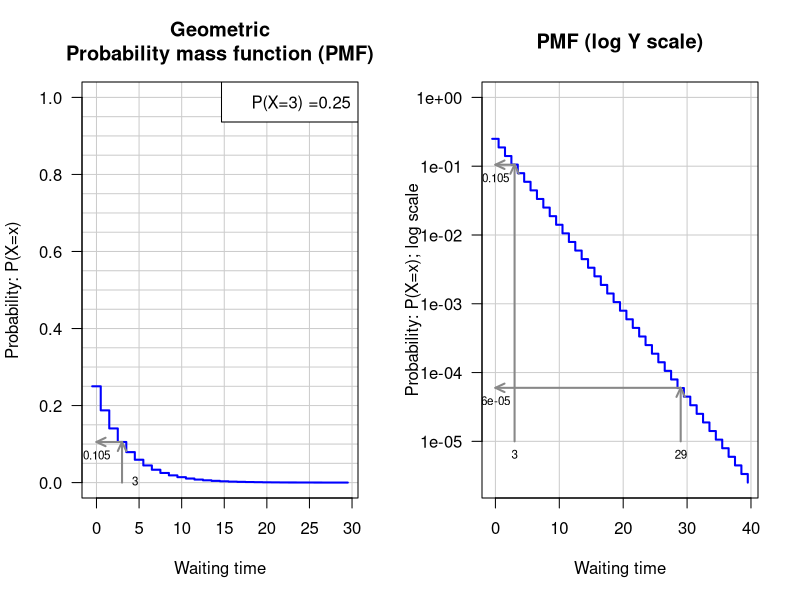
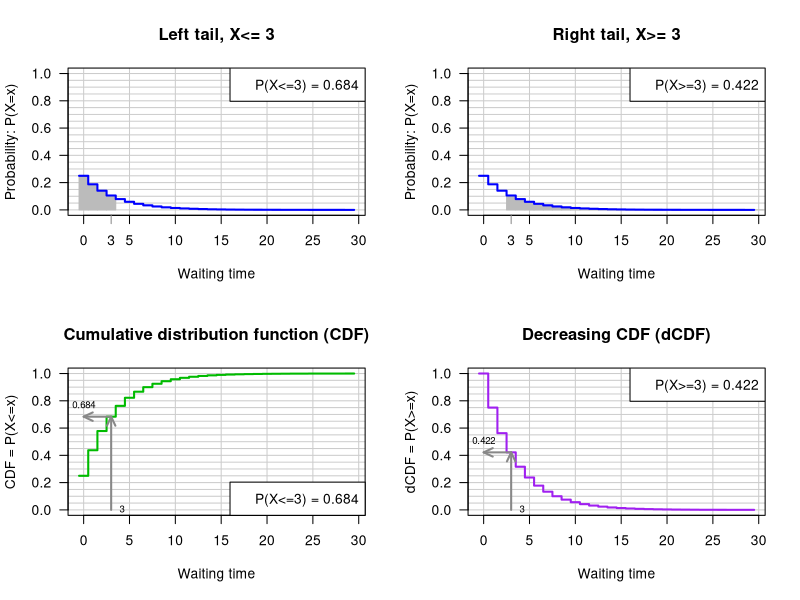

Generate these figures, in order, with R:
## ---- chunk 1
library(knitr)

options(width=300)
knitr::opts_chunk$set(
  fig.width = 7, fig.height = 5, 
  fig.path='figures',
  fig.align = "center", 
  size = "tiny", 
  echo = TRUE, eval=TRUE, 
  warning = FALSE, message = FALSE, 
  results = TRUE, comment = "")
# knitr::asis_output("\\footnotesize")

dir.main <- "~/stat1"
dir.slides <- file.path(dir.main, "slides")
setwd(dir.slides)
## ---- chunk 2
################################################################
##
## Illustrations of the geometric distribution
##
## Running this script requires to first run the script config.R
##    source('http://pedagogix-tagc.univ-mrs.fr/courses/stat
##
## Single-command execution:
##   source(file.path(dir.R.files, 'geometric.R'))

# x11(width = 12, height = 15)

## Parameters
p <- 0.25      # Probability of success
n <- 30        # Waiting time (time of the first success)
x <- 0:n       # X values to be plotted

test.x <- 3    #  A particular X value where an arraw will be plotted


## Color specification (I cannot use colors for the book, but well for slides)
color.status <- "full"
if (color.status == "full") {
  plot.colors <- c('density'='blue',
              'CDF'='#00BB00',
              'dCDF'='purple'
              )
} else {
  plot.colors <- c('density'='black',
                   'CDF'='black',
                   'dCDF'='black'
  )
}

# ## Drawing parameters
par.ori <- par(no.readonly = TRUE)
par(mfrow=c(1,2))
# par(font.lab=2)
# par(font.axis=2)
# par(font.main=2)
# par(cex=1.2)
# par(cex.main=1.2)
# par(cex.axis=1.2)
# par(cex.lab=1.2)
# par(mar=c(5.5,5.5,4.1,0.5))
# par(mgp=c(4,1,0))
par(las=1)
grid.color <- '#CCCCCC'

## grid sizes
x.grid <- 0:6*5
y.grid <- 0:20*0.05

## ##############################################################
## Waiting time before the first success in a Bernouli schema

################################################################
## Plot the probability mass function
plot(x - 0.5,
     dgeom(x,p),
     ylim=c(0,1),
     main="Geometric\nProbability mass function (PMF)",
     xlab='Waiting time',
     ylab='Probability: P(X=x)',
     panel.first=c(abline(v=x.grid,col=grid.color),
       abline(h=y.grid,col=grid.color)),
     col=plot.colors['density'],
     lwd=2, las=1,
     type='s'
     )
legend("topright", bty = "o", bg="white", 
       legend=paste(sep="", 'P(X=',test.x,') =', format(p)))

## Draw arrows to illustrate the relationship between density curve and probability
test.p <- dgeom(test.x,p)
arrows(test.x, 0,test.x,test.p,col='#888888',length=0.1,angle=25,code=2,lwd=2)
arrows(test.x, test.p,0,test.p,col='#888888',length=0.1,angle=25,code=2,lwd=2)
text(test.x,0, test.x,pos=4, cex=0.7)
text(0,test.p, round(test.p, digits=3),pos=1, cex=0.7)

################################################################
## Plot the probability mass function with logarithmic Y scale. Show an
## extended domain of X, to illustrate the capability of log scales to
## display small probabilities.
ext.x <- 0:(n+10)
plot(ext.x - 0.5,
     dgeom(ext.x,p),
     main=paste('PMF (log Y scale)'),
     xlab='Waiting time',
     ylab='Probability: P(X=x); log scale',
     ylim=c(min(dgeom(ext.x,p)),1),
     panel.first=grid(equilog=F,col=grid.color,lty='solid'),
     col=plot.colors['density'],
     lwd=2, las=1,
     type='s',
     log='y'
     )

## Draw arrows to illustrate the relationship between CDF and left tail probability
log.test.x = c(test.x, 29)
log.test.p <- round(dgeom(log.test.x, p),digits=c(3,5))
arrows(log.test.x, 1e-5,log.test.x,log.test.p,col='#888888',length=0.1,angle=25,code=2,lwd=2)
arrows(log.test.x, log.test.p,0,log.test.p,col='#888888',length=0.1,angle=25,code=2,lwd=2)
text(log.test.x,1e-5, log.test.x,pos=1, cex=0.7)
text(0,log.test.p, log.test.p,pos=1, cex=0.7)

par(mfrow=c(1,1))
## ---- chunk 3

par(mfrow=c(2,2))

################################################################
## Plot the probability mass function and highlight the left tail
left.tail.range <- 0:test.x
plot(x - 0.5,
     dgeom(x,p),
     ylim=c(0,1),
     main=paste('Left tail, X<=', test.x),
     xlab='Waiting time',
     ylab='Probability: P(X=x)',
     panel.first=c(abline(v=x.grid,col=grid.color),
       abline(h=y.grid,col=grid.color),
       rect(left.tail.range-0.5, 0, left.tail.range+0.5, dgeom(left.tail.range,p), density = NULL, angle = 45,
            col = '#BBBBBB', border = '#BBBBBB')
       ),
     col=plot.colors['density'],
     lwd=2, las=1,
     type='s'
     )
legend('topright',legend=paste('P(X<=',test.x,') = ',round(pgeom(test.x,p),digits=3),sep=''),bty='o', bg='#FFFFFF')
axis(1, at=test.x, labels=test.x,las=1,col.ticks='#888888')


################################################################
## Plot the probability mass function and highlight the right tail
right.tail.range <- test.x:n
plot(x - 0.5,
     dgeom(x,p),
     ylim=c(0,1),
     main=paste('Right tail, X>=', test.x),
     xlab='Waiting time',
     ylab='Probability: P(X=x)',
     panel.first=c(abline(v=x.grid,col=grid.color),
       abline(h=y.grid,col=grid.color),
       rect(right.tail.range-0.5, 0, right.tail.range+0.5, dgeom(right.tail.range,p), density = NULL, angle = 45,
            col = '#BBBBBB', border = '#BBBBBB')
       ),
     col=plot.colors['density'],
     lwd=2, las=1,
     type='s'
     )
legend('topright',legend=paste('P(X>=',test.x,') = ',round(pgeom(test.x-1,p,lower.tail=F),digits=3),sep=''),bty='o', bg='#FFFFFF')
axis(1, at=test.x, labels=test.x,las=1,col.ticks='#888888')

################################################################
## Plot the CDF function
plot(x - 0.5,
     pgeom(x,p),
     ylim=c(0,1),
     main=paste('Cumulative distribution function (CDF)'),
     xlab='Waiting time',
     ylab='CDF = P(X<=x)',
     panel.first=c(abline(v=x.grid,col=grid.color),
       abline(h=y.grid,col=grid.color)),
     col=plot.colors['CDF'],
     lwd=2, las=1,
     type='s'
     )
legend('bottomright',legend=paste('P(X<=',test.x,') = ',round(pgeom(test.x,p),digits=3),sep=''),bty='o', bg='#FFFFFF')

## Draw arrows to illustrate the relationship between CDF and left tail probability
left.tail.p <- pgeom(test.x,p)
arrows(test.x, 0,test.x,left.tail.p,col='#888888',length=0.1,angle=25,code=2,lwd=2)
arrows(test.x, left.tail.p,0,left.tail.p,col='#888888',length=0.1,angle=25,code=2,lwd=2)
text(test.x,0, test.x,pos=4, , cex=0.7)
text(0,left.tail.p, round(left.tail.p, digits=3),pos=3, , cex=0.7)


################################################################
## Plot the dCDF function
plot(x - 0.5,
     pgeom(x-1,p,lower.tail = F), ## We use x-1 to obtain the inclusive dCDF rather than the default exclusive one
     ylim=c(0,1),
     main=paste('Decreasing CDF (dCDF)'),
     xlab='Waiting time',
     ylab='dCDF = P(X>=x)',
     panel.first=c(abline(v=x.grid,col=grid.color),
       abline(h=y.grid,col=grid.color)),
     col=plot.colors['dCDF'],
     lwd=2, las=1,
     type='s'
     )
legend('topright',legend=paste('P(X>=',test.x,') = ',round(pgeom(test.x-1,p,lower.tail=F),digits=3),sep=''),bty='o', bg='#FFFFFF')

## Draw arrows to illustrate the relationship between dCDF and right tail probability
right.tail.p <- pgeom(test.x-1,p,lower.tail=F)
arrows(test.x, 0,test.x,right.tail.p,col='#888888',length=0.1,angle=25,code=2,lwd=2)
arrows(test.x, right.tail.p,0,right.tail.p,col='#888888',length=0.1,angle=25,code=2,lwd=2)
text(test.x,0, test.x,pos=4, cex=0.7)
text(0,right.tail.p, round(right.tail.p, digits=3),pos=3, cex=0.7)

## Show that the sum of CDF and dCDF differ from 1
## print(c(dgeom(test.x, p), left.tail.p, right.tail.p, right.tail.p + left.tail.p),digits=3)
par(par.ori)
par(mfrow=c(1,1))
## ---- chunk 4
oligo.freq <- read.table("../data/oligo_freq/3nt_genomic_Saccharomyces_cerevisiae-ovlp-1str.tab", sep="\t", row.names = 1)
colnames(oligo.freq) <- c("frequency", "occurrences")

oligo.freq["...",] <- c("...", "...")

selected.oligos <- c("AAA", "...", "ATG", "TAA", "TAG", "TGA")

kable(data.frame(oligo.freq[selected.oligos, ]), digits = 3)
#print(data.frame(oligo.freq[selected.oligos, ]))
